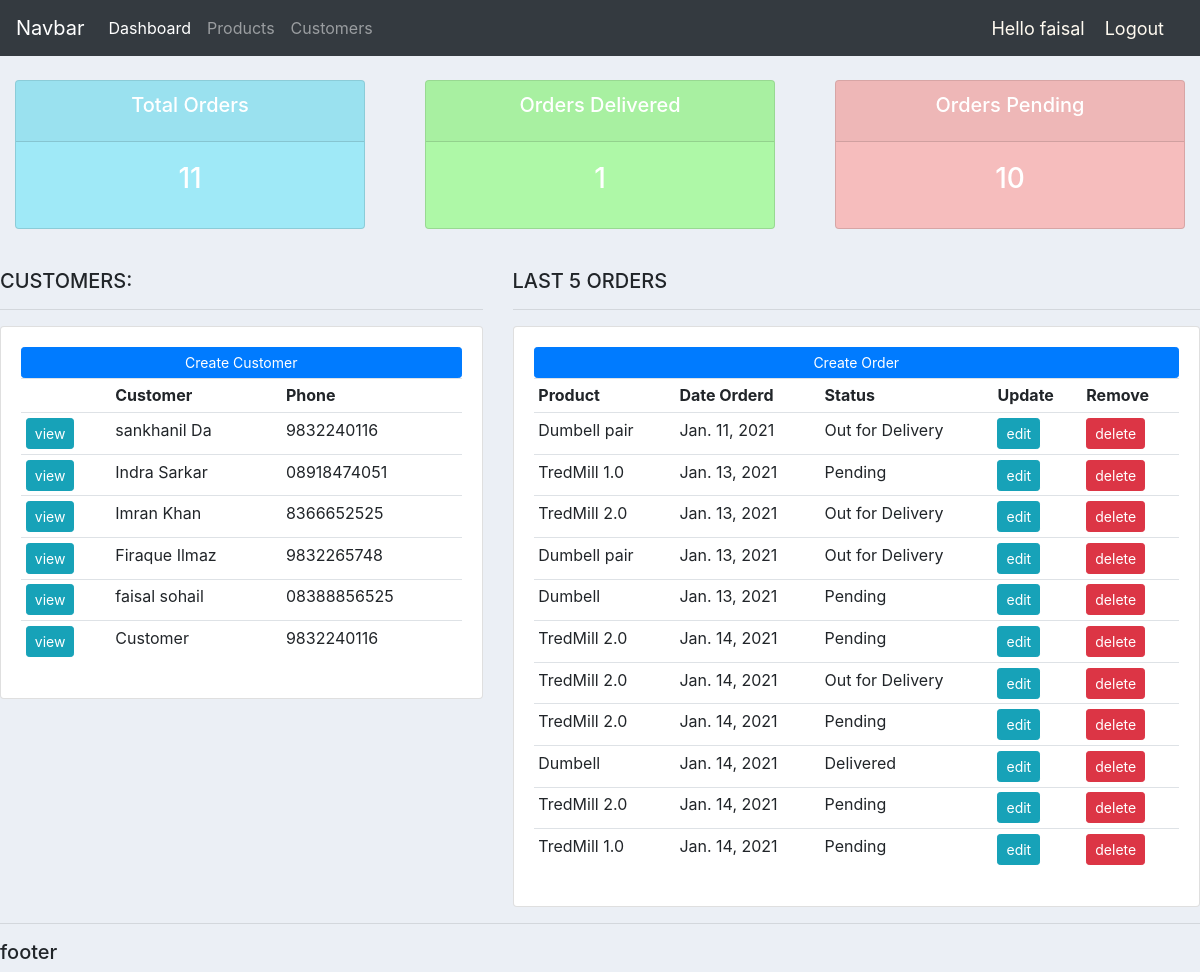
The app's page / (signed in) with its own data.
### accounts/models.py (models this page shows, shortened)
class Customer(models.Model):
    user=models.OneToOneField(User,null=True,on_delete=models.CASCADE)
    name=models.CharField(max_length=200,null=True)
    email=models.EmailField(max_length=50,null=True)
    phone=models.CharField(max_length=20,null=True)
    image=models.ImageField(default='default.png',upload_to='profile_pics')
    date_created=models.DateField(auto_now_add=True,null=True)

class Order(models.Model):
    customer=models.ForeignKey(Customer,null=True,on_delete=models.SET_NULL)
    product=models.ForeignKey(Product,null=True,on_delete=models.SET_NULL)
    STATUS=(('Pending','Pending'),\
        ('Out for Delivery','Out for Delivery'),\
        ('Delivered','Delivered')
        )
    date_created=models.DateField(auto_now_add=True,null=True)
    status=models.CharField(max_length=20,default='Pending',choices=STATUS)

class Product(models.Model):
    CATEGORY=(('Indoor','Indoor'),\
        ('Outdoor','Outdoor'))
    name=models.CharField(max_length=200,null=True)
    price=models.FloatField(max_length=200,null=True)
    category=models.CharField(max_length=200,null=True,choices=CATEGORY)
    description=models.CharField(max_length=500,null=True,blank=True)
    image=models.ImageField(default='Default.png',upload_to='products_pics')
    date_created=models.DateField(auto_now_add=True,null=True)
    tag=models.ManyToManyField(Tag)
    def __str__(self):
        return self.name

### accounts/decorators.py (the view)
        def wrapper(request,*args,**kwargs):
            if request.user.groups.exists():
                for group in request.user.groups.all():
                    if group.name in allowed_groups:
                        return view_fun(request,*args,**kwargs)
            return redirect('userProfile')

### accounts/views.py (called while the page is built)
@login_required(login_url='login')
@adminOnly(allowed_groups=set(['admin']))
def home(request):
    customers=Customer.objects.all()
    orders=Order.objects.all()
    total_orders=orders.count()
    order_delivered=orders.filter(status='Delivered').count()
    order_pending=total_orders-order_delivered
    instanceOfModels={'customers':customers,
    'orders':orders,'total_orders':total_orders,'order_delivered':order_delivered,'order_pending':order_pending}
    return render(request,'accounts/dashboard.html',instanceOfModels)

### accounts/templates/accounts/dashboard.html
{% extends 'accounts/main.html' %}
{% block content %}
{% include 'accounts/status.html' %}
<br>
<div class="row">
	<div class="col-md-5">
		<h5>CUSTOMERS:</h5>
		<hr>
		<div class="card card-body">
			<a class="btn btn-primary  btn-sm btn-block" href="{% url 'add_customer' %}">Create Customer</a>
			<table class="table table-sm">
				<tr>
					<th> </th>
					<th>Customer</th>
					<th>Phone</th>
				</tr>
				{% for customer in customers %}
					<tr>
						<td><a class="btn btn-sm btn-info" href="{% url 'customers' customer.id %}">view</a></td>
						<td>{{customer.name}}</td>
						<td>{{customer.phone}}</td>
					</tr>
				{% endfor %}
			</table>
		</div>
	</div>
	<div class="col-md-7">
		<h5>LAST 5 ORDERS</h5>
		<hr>
		<div class="card card-body">
			<a class="btn btn-primary  btn-sm btn-block" href="{% url 'create_order' %}">Create Order</a>
			<table class="table table-sm">
				<tr>
					<th>Product</th>
					<th>Date Orderd</th>
					<th>Status</th>
					<th>Update</th>
					<th>Remove</th>
				</tr>
				{% for order in orders %}
					<tr>
						<td>{{order.product}}</td>
						<td>{{order.date_created}}</td>
						<td>{{order.status}}</td>
						<td><a class='btn btn-sm btn-info' href="{% url 'update_order' order.id %}">edit</a></td>
						<td><a class='btn btn-sm btn-danger' href="{% url 'delete_order' order.id %}">delete</a></td>
					</tr>
				{% endfor %}
			</table>
		</div>
	</div>
</div>
{% endblock %}

### accounts/templates/accounts/main.html (shortened to what this page needs)
{% load static %}
<!DOCTYPE html>
<html lang="en">
<head>
    <link rel="stylesheet" href="https://stackpath.bootstrapcdn.com/bootstrap/4.3.1/css/bootstrap.min.css">
	<link rel="stylesheet" type="text/css" href="{% static 'css/main.css' %}">
</head>
<body>
    {% include 'accounts/navbar.html' %}
    {% block content%}
    {% endblock %}
    <hr>
    <h5>footer</h5>
</body>
</html>

### accounts/templates/accounts/navbar.html (shortened to what this page needs)
{% load static %}
<nav class="navbar navbar-expand-lg navbar-dark bg-dark">
    <a class="navbar-brand" href="#">Navbar</a>
    <div class="collapse navbar-collapse" id="navbarNav">
      <ul class="navbar-nav">
        <li class="nav-item active">
          <a class="nav-link" href="{% url 'home' %}">Dashboard </a>
        </li>
        {% if request.user.is_staff %}
          <li class="nav-item">
            <a class="nav-link" href="{% url 'products' %}">Products</a>
          </li>
          <li class="nav-item">
            <a class="nav-link" href="">Customers</a>
          </li>
        {% endif %}
      </ul>
    </div>
    <span class='hello-msg'>Hello  {{request.user}}</span>
    <span><a class='hello-msg' href="{% url 'logout' %}">Logout</a></span>
  </nav>

### accounts/templates/accounts/status.html
<br>
<div class="row">
	<div class="col">
		<div class="col-md">
			<div class="card text-center text-white  mb-3" id="total-orders">
			  	<div class="card-header">
			  		<h5 class="card-title">Total Orders</h5>
			  	</div>
			  	<div class="card-body">
			    	<h3 class="card-title">{{total_orders}}</h3>
			  	</div>
			</div>
		</div>
	</div>
	<div class="col">
		<div class="col-md">
			<div class="card text-center text-white  mb-3" id="orders-delivered">
			  	<div class="card-header">
			  		<h5 class="card-title">Orders Delivered</h5>
			  	</div>
			  	<div class="card-body">
			    	<h3 class="card-title">{{order_delivered}}</h3>
			  	</div>
			</div>
		</div>
	</div>
	<div class="col">
		<div class="col-md">
			<div class="card text-center text-white  mb-3" id="orders-pending">
			  	<div class="card-header">
			  		<h5 class="card-title">Orders Pending</h5>
			  	</div>
			  	<div class="card-body">
			    	<h3 class="card-title">{{order_pending}}</h3>
			  	</div>
			</div>
		</div>
	</div>
</div>

### accounts/static/css/main.css (style rules this page uses)
body { background-color: #ebeff5; }
#total-orders { background-color: #9fe9f7; }
#orders-delivered { background-color: #aef8a7; }
#orders-pending { background-color: #f6bdbd; }

### accounts/templates/accounts/navbar.html (style rules this page uses)
.hello-msg { font-size: 18px; color:floralwhite; margin-right: 20px; }

### records on screen
Customer: name "sankhanil Da", phone "9832240116"
Customer: name "Indra Sarkar", phone "08918474051"
Customer: name "Imran Khan", phone "8366652525"
Customer: name "Firaque Ilmaz", phone "9832265748"
Customer: name "faisal sohail", phone "08388856525"
Customer: name "Customer", phone "9832240116"
Order: product "Dumbell pair", date_created "Jan. 11, 2021", status "Out for Delivery"
Order: product "TredMill 1.0", date_created "Jan. 13, 2021", status "Pending"
Order: product "TredMill 2.0", date_created "Jan. 13, 2021", status "Out for Delivery"
Order: product "Dumbell pair", date_created "Jan. 13, 2021", status "Out for Delivery"
Order: product "Dumbell", date_created "Jan. 13, 2021", status "Pending"
Order: product "TredMill 2.0", date_created "Jan. 14, 2021", status "Pending"
Order: product "TredMill 2.0", date_created "Jan. 14, 2021", status "Out for Delivery"
Order: product "TredMill 2.0", date_created "Jan. 14, 2021", status "Pending"
Order: product "Dumbell", date_created "Jan. 14, 2021", status "Delivered"
Order: product "TredMill 2.0", date_created "Jan. 14, 2021", status "Pending"
Order: product "TredMill 1.0", date_created "Jan. 14, 2021", status "Pending"

### other values on screen
{{ request.user }} "faisal"
{{ total_orders }} "11"
{{ order_delivered }} "1"
{{ order_pending }} "10"
